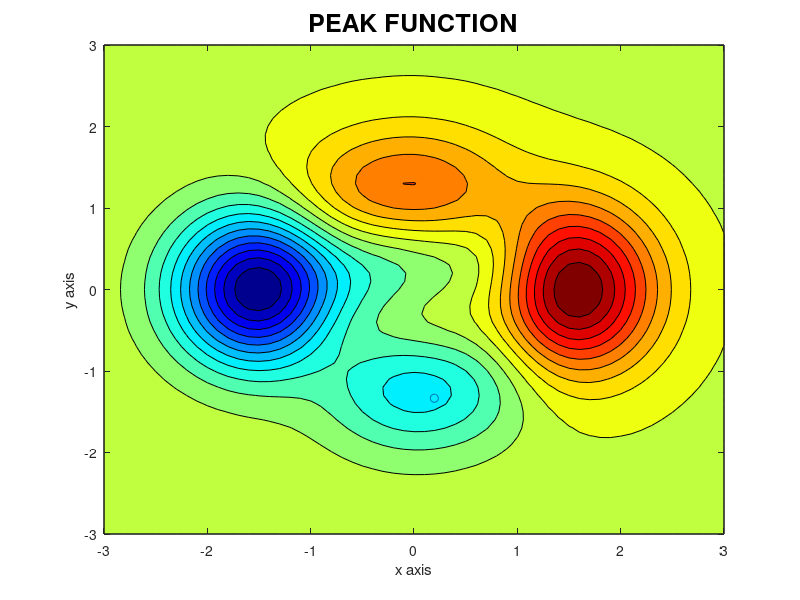

The MATLAB source for this figure:
clear,clc

%inisiasi batas
%X axis
x=-3:0.1:3
Xmin=-3;Xmax=3;

%Y axis
y=-3:0.1:3
Ymin=-3;Ymax=3 

L=length(x)

%inisiasi model awal
M0=[0 0] 

%inisiasi peak function
F0=10-3*(1-M0(1))^2*exp(-(M0(1)^2)-(M0(2)+1)^2)-10*(M0(1)/5-M0(1)^3-M0(2)^5)*exp(-M0(1)^2-M0(2)^2)-1/3*exp(-(M0(1)+1)^2-M0(2)^2) 

%inisialisasi kondisi
T=1;
iter=0;

%solusi
while (T>0.01)
    R=[rand() rand()];                                      %memasukkan angka random number antara 0 s.d. 1
    Mr=[Xmin+(R(1)*(Xmax-Xmin)) Ymin+(R(2)*(Ymax-Ymin))];   %model dengan masukkan random number
    Fr=10-3*(1-Mr(1))^2*exp(-(Mr(1)^2)-(Mr(2)+1)^2)-10*(Mr(1)/5-Mr(1)^3-Mr(2)^5)*exp(-Mr(1)^2-Mr(2)^2)-1/3*exp(-(Mr(1)+1)^2-Mr(2)^2)

    %misfit
    M1=M0;
    M2=Mr;
    miss1=F0;
    miss2=Fr;
    dm=miss2-miss1;

    %syarat model
    if  dm<=0
        M0=M2
        miss1=miss2
    else
        P=exp(-dm/T);
        R=rand();
    if  R<=P
        M0=M2;
        miss1=miss2
    else
        M0=M1;
        miss1=miss1
    end
    end
%fungsi penurunan temperatur
T=0.98*T;
iter=iter+1
end

%hasil akhir
model_akhir=M1
missfit_akhir=miss1

%plotting
for i=1:1:L
    for j=1:1:L
        z(i,j)=10-(3*(1-x(i)^2)*exp(-(x(i)^2)-(y(j)+1)^2))-(10*(x(i)/5-(x(i)^3)-(y(j)^5))*exp(-(x(i)^2)-(y(j)^2)))-(1/3*exp(-(x(i)+1)^2-(y(j)^2)));
    end
end
contourf(x,y,z,20); hold on; colormap jet;
plot (M1(1),M1(2),'o'); hold on;
title ('PEAK FUNCTION', 'fontweight', 'bold', 'fontsize', 18);
xlabel('x axis');
ylabel('y axis');
zlabel('z axis');